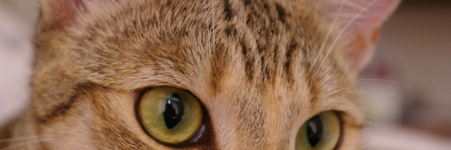
%> input picture bachelor/CV/lab2/Crosslink/chelsea_top.png, 451 x 150 px
$ octave Crosslink.m   (GNU Octave 9; MATLAB toolbox functions it lacks are replaced by stand-ins)
%> lines starting %> are read from the running program, lines starting %| are printed output that depends on the picture
topPart = imread('chelsea_top.png');
%> topPart is the input picture: size 150x451x3 uint8; mean R, G, B 141.6, 106.9, 82.9
botPart = imread('chelsea_bottom.png');
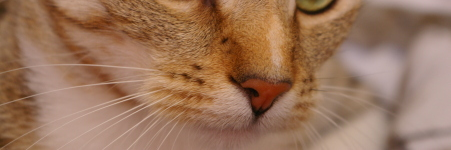
%> input picture bachelor/CV/lab2/Crosslink/chelsea_bottom.png, 451 x 150 px
%> botPart is the input picture: size 150x451x3 uint8; mean R, G, B 153.8, 116, 90.7
topPartHT = im2double(rgb2gray(topPart));
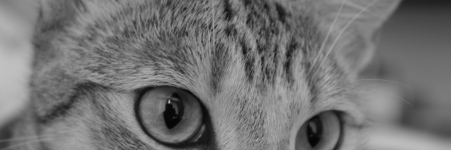
%> topPartHT: size 150x451 double; min 0.0157, max 0.761, mean 0.449
botPartHT = im2double(rgb2gray(botPart));
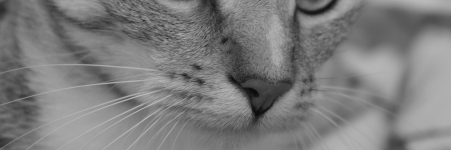
%> botPartHT: size 150x451 double; min 0.0314, max 0.733, mean 0.488

intersecPart = 5;
[numRows, numCols, Layers] = size(topPartHT);
%> numRows = 150; numCols = 451; Layers = 1
[numRowsBot, numColsBot] = size(botPartHT);
%> numRowsBot = 150; numColsBot = 451
botPartCorrHT = zeros(intersecPart,numCols);
topPartCorrHT = zeros(intersecPart,numCols);
correlationArray = [];

for j = 1:1:numCols
    for i = 1:1:intersecPart
        botPartCorrHT(i,j) = botPartHT(i,j);
    end
end

for j = 0:1:numRows-intersecPart
    for i = 1:1:intersecPart
        topPartCorrHT(i,:) = topPartHT(i+j,:);
    end
    correlationCoefficient = corr2(topPartCorrHT, botPartCorrHT);
    correlationArray = [correlationArray correlationCoefficient];
    correlationCoefficient = 0;
end
%> this loop made 146 passes
%> correlationArray on passes 1 to 6: -0.492, [-0.492 -0.492], [-0.492 -0.492 -0.491], [-0.492 -0.492 -0.491 -0.49], [-0.492 -0.492 -0.491 -0.49 -0.484], [-0.492 -0.492 -0.491 -0.49 -0.484 -0.47]
%> after the loop, correlationArray = 146 values, max 0.706 at index 146, min -0.492 at index 2, mean -0.109
[M, I] = max(correlationArray);
%> M = 0.706; I = 146

numRowsBotCorr = numRowsBot + I - 1;
%> numRowsBotCorr = 295
for k = 1:1:Layers
    for j = 1:1:numCols
        for i = 1:I-1
            result_img(i,j,k) = topPart(i,j,k);
        end
        for i = I:1:numRowsBotCorr
            result_img(i,j,k) = botPart(i-I+1,j,k);
        end
    end
end
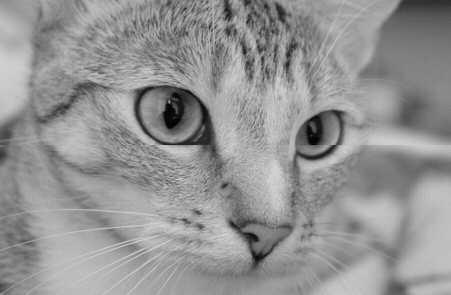
%> result_img: size 295x451 uint8; min 2, max 215, mean 147.6

imshow(result_img);
